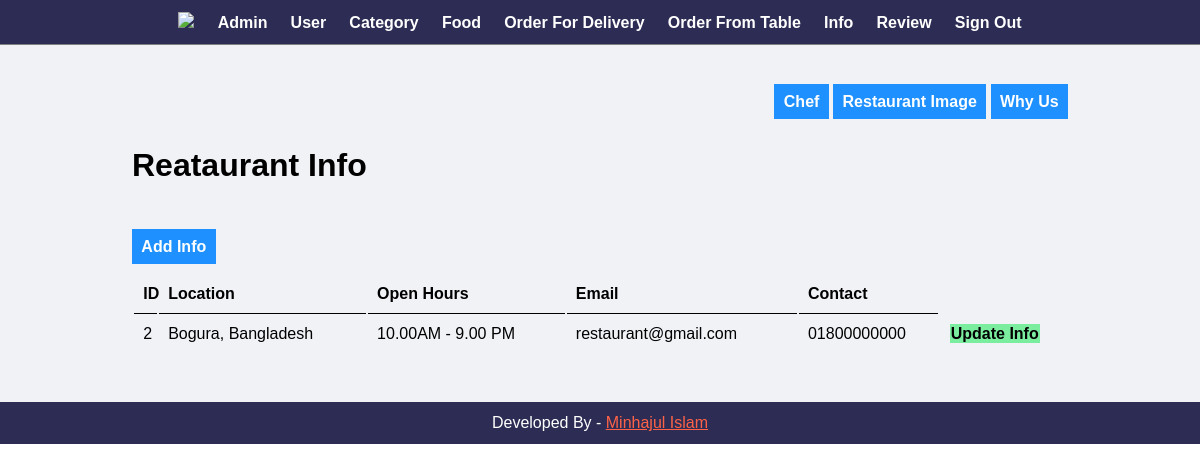
The page /admin/restaurant_info.php (signed in) on the database its author committed.
### tables this page shows
CREATE TABLE `restaurant_info` (
  `id` int(11) NOT NULL,
  `location` varchar(255) NOT NULL,
  `open_hours` varchar(255) NOT NULL,
  `email` varchar(100) NOT NULL,
  `contact` varchar(15) NOT NULL
);

### admin/restaurant_info.php (the view, shortened to what this page needs)
<?php include('hd-ft/header.php'); ?>
    <div class="manage">
        <div class = "wrapper">
            <div align="right">
                <a href="<?php echo SITEURL;?>admin/control-chef.php" class="btn-add">Chef</a>
                <a href="<?php echo SITEURL;?>admin/restaurant-image.php" class="btn-add">Restaurant Image</a>
                <a href="<?php echo SITEURL;?>admin/why_us.php" class="btn-add">Why Us</a>
            </div>
            <br>
            <br>
            <h1>Reataurant Info</h1>
            <br>
            <br>
            <br>
            <a href="<?php echo SITEURL;?>admin/restaurant_info_add.php" class="btn-add">Add Info</a>
            <br>
            <br>
            <table class="table-full">
                <tr>
                    <th>ID</th>
                    <th>Location</th>
                    <th>Open Hours</th>
                    <th>Email</th>
                    <th>Contact</th>
                </tr>
                <?php
                    $sql = "SELECT * FROM restaurant_info";
                    $res = mysqli_query($conn, $sql);
                    $count = mysqli_num_rows($res);
                    if($count>0)
                    {
                        while($row=mysqli_fetch_assoc($res))
                        {
                            $id = $row['id'];
                            $location = $row['location'];
                            $open_hours = $row['open_hours'];
                            $email = $row['email'];
                            $contact = $row['contact'];
                            ?>
                            <tr>
                                <td><?php echo $id; ?></td>
                                <td><?php echo $location; ?></td>
                                <td><?php echo $open_hours; ?></td>
                                <td><?php echo $email; ?></td>
                                <td><?php echo $contact; ?></td>
                                <td>
                                    <a href="<?php echo SITEURL; ?>admin/restaurant_info_update.php?id=<?php echo $id; ?>" class="btn-update">Update Info</a>
                                </td>
                            </tr>
                            <?php
                        }
                    }
                    else
                    {
                        ?>
                        <tr>
                            <td colspan="6"><div class="error">No Info Added.</div></td>
                        </tr>
                        <?php
                    }
                ?>
            </table>
        </div>
    </div>
<?php include('hd-ft/footer.php'); ?>

### css/back-end.css (style rules this page uses)
* { margin: 0; padding: 0; font-family: Arial, Helvetica, sans-serif; }
.wrapper { padding: 1%; width: 80%; margin: 0 auto; }
.table-full { width: 100%; }
table tr th { border-bottom: 1px solid black; padding: 1%; text-align: left; }
table tr td { padding: 1%; }
.btn-add { background-color: #1e90ff; padding: 1%; color: white; text-decoration: none; font-weight: bold; }
.btn-update { background-color: #7bed9f; padding: 1%; color: black; text-decoration: none; font-weight: bold; }
.manage { background-color: #f1f2f6; padding: 3% 0; }
* { margin: 0; padding: 0; box-sizing: border-box; }

### rows shown on the page
restaurant_info: id "2", location "Bogura, Bangladesh", open_hours "10.00AM - 9.00 PM", email "restaurant@gmail.com", contact "01800000000"
